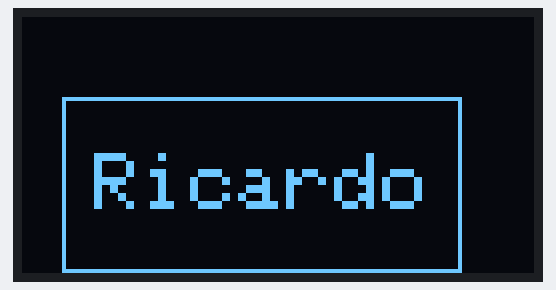
A sketch run on a simulated Arduino Uno, built with avr-gcc and run on an emulated ATmega328P. Parts: 128×64 one-colour display.

Above: at 0.1 s.

The sketch:

OLED_display_-_Square.ino
```cpp
#include <Wire.h>     // libreria para bus I2C
#include <Adafruit_GFX.h>   // libreria para pantallas graficas
#include <Adafruit_SSD1306.h>   // libreria para controlador SSD1306

#define ANCHO 128     // reemplaza ocurrencia de ANCHO por 128
#define ALTO 64       // reemplaza ocurrencia de ALTO por 64

#define OLED_RESET 4      // necesario por la libreria pero no usado
Adafruit_SSD1306 oled(ANCHO, ALTO, &Wire, OLED_RESET);  // crea objeto

int x=0;
void setup() {
  Wire.begin();         // inicializa bus I2C
  oled.begin(SSD1306_SWITCHCAPVCC, 0x3C); // inicializa pantalla con direccion 0x3C
}

void loop() {
  oled.clearDisplay();      // limpia pantalla
  oled.drawRect(10, 20, 100, 44, WHITE); // dibuja rectangulo

  oled.setCursor(18, 34);   // ubica cursor en coordenadas 28,34
  oled.setTextSize(2);      // establece tamano de texto en 2
  oled.setTextColor(WHITE);   // establece color al unico disponible (pantalla monocromo)
  oled.print("Ricardo");     // escribe texto
  oled.display();     // muestra en pantalla todo lo establecido anteriormente
}
```
